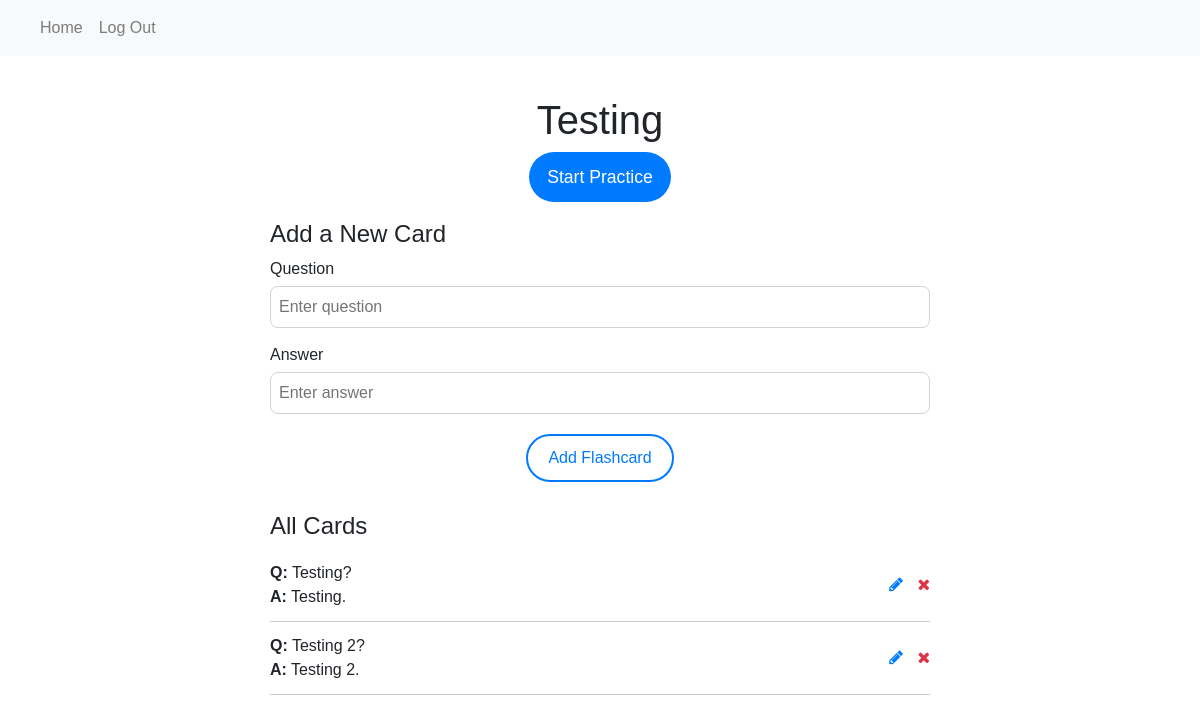
The app's page /deck/1 (signed in), older data.
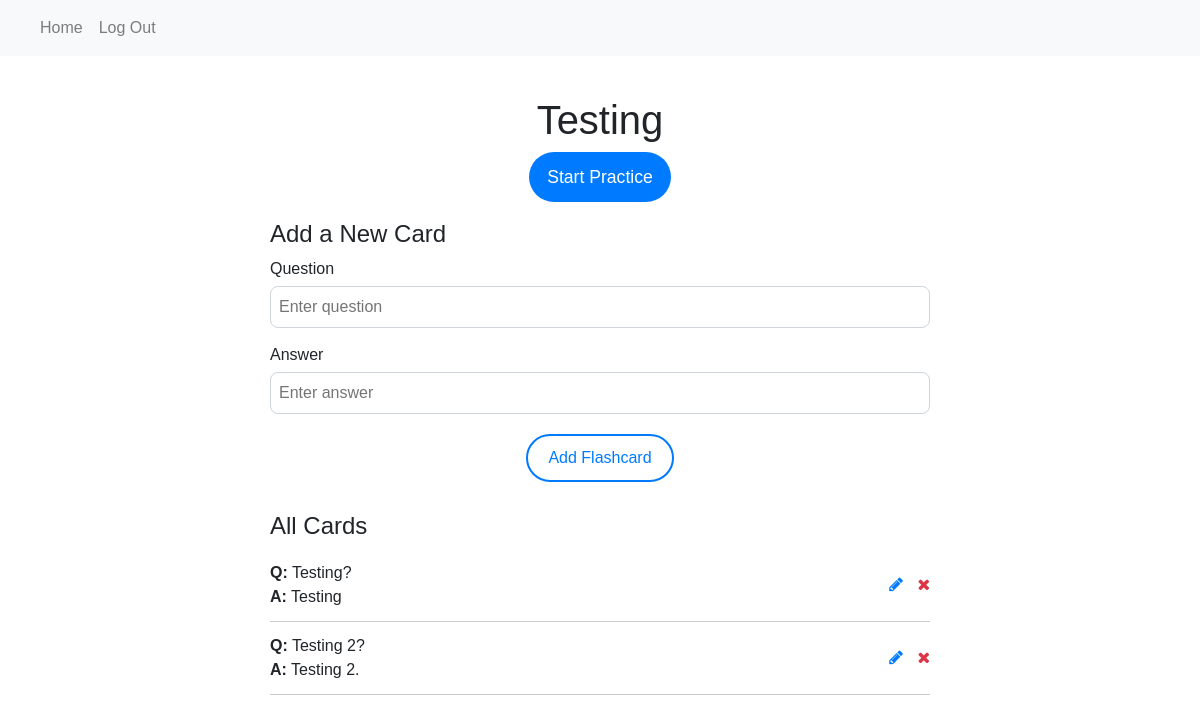
The same page, newer data.
### website/models.py (models this page shows)
class Flashcard(db.Model): # Model is like a blueprint for the class, ie that all flashcards need to look like this
    id = db.Column(db.Integer, primary_key=True) # default is that the id is auto incremented
    question = db.Column(db.String(300))
    answer = db.Column(db.String(300))
    score = db.Column(db.Integer, default = 0) # Track performance (0 = new, 1 = fail, 2 = hard, 3 = good, 4 = easy)
    interval = db.Column(db.Integer, default=1)  # Interval in days (how often the card should come up)
    ease_factor = db.Column(db.Float, default=2.5)  # Ease factor (how quickly the interval should grow)
    next_review = db.Column(db.DateTime, default=func.now())  # Next review date
    deck_id = db.Column(db.Integer, db.ForeignKey('deck.id'))
    deck = db.relationship('Deck', back_populates='flashcards') # back-reference so I can access Deck objects from Flashcard objects

### website/views.py (the view, shortened to what this page needs)
@views.route('/deck/<int:deck_id>', methods=['GET', 'POST'])
@login_required
def deck(deck_id):
    deck = Deck.query.get_or_404(deck_id)  # Get the deck or return 404 if not found
    return render_template("deck.html", deck=deck, user=current_user)

### website/__init__.py (called while the page is built)
def create_app():
    app = Flask(__name__) # represents the name of the file that was ran(?)
    app.config['SECRET_KEY'] = 'superdupersecret'
    app.config['SQLALCHEMY_DATABASE_URI'] = f'sqlite:///{DB_NAME}'
    db.init_app(app) # takes database to use with app
    from .views import views
    from .auth import auth
    app.register_blueprint(views, url_prefix='/')
    app.register_blueprint(auth, url_prefix='/')
    from .models import User, Deck, Flashcard
    create_database(app)
    login_manager = LoginManager()
    login_manager.login_view = 'auth.login' # where redirect to login
    login_manager.init_app(app) # the app we are using
    @login_manager.user_loader
    def load_user(id):
        return User.query.get(int(id)) # checks the primary key which is the id as an int
    return app

### website/templates/deck.html (shortened to what this page needs)
{% extends "base.html" %} {% block title %}{{ deck.title }}{% endblock %} {%
block content %}
<link rel="stylesheet" href="{{ url_for('static', filename='style.css') }}" />
<h1 class="title">{{ deck.title }}</h1>
<div class="center">
  <a
    href="{{ url_for('views.practice', deck_id=deck.id) }}"
    class="button primary"
    id="practice-btn"
    >Start Practice</a
  >
</div>
<h2 class="section-title">Add a New Card</h2>
<form method="POST" class="card-form">
  <div class="form-field">
    <label for="question">Question</label>
    <input
      type="text"
      id="question"
      name="question"
      placeholder="Enter question"
    />
  </div>
  <div class="form-field">
    <label for="answer">Answer</label>
    <input type="text" id="answer" name="answer" placeholder="Enter answer" />
  </div>
  <div class="center">
    <button type="submit" class="button secondary">Add Flashcard</button>
  </div>
</form>
<h2 class="section-title">All Cards</h2>
<ul class="flashcard-list">
  {% for flashcard in deck.flashcards %}
  <li class="flashcard-item">
    <div>
      <strong>Q:</strong> {{ flashcard.question }}<br />
      <strong>A:</strong> {{ flashcard.answer }}
    </div>
    <div>
      <a
        class="edit-btn"
        href="{{ url_for('views.edit_flashcard', flashcard_id=flashcard.id) }}"
      >
        <i class="fa fa-pencil"></i>
      </a>
      <button
        type="button"
        class="delete-btn"
        onclick="deleteFlashcard({{ flashcard.id }})"
      >
        <i class="fa fa-times"></i>
      </button>
    </div>
  </li>
  {% endfor %}
</ul>
{% endblock %}

Row changes from the older to the newer data that the page shows:
changed Flashcard "Testing?": answer "Testing." → "Testing"
